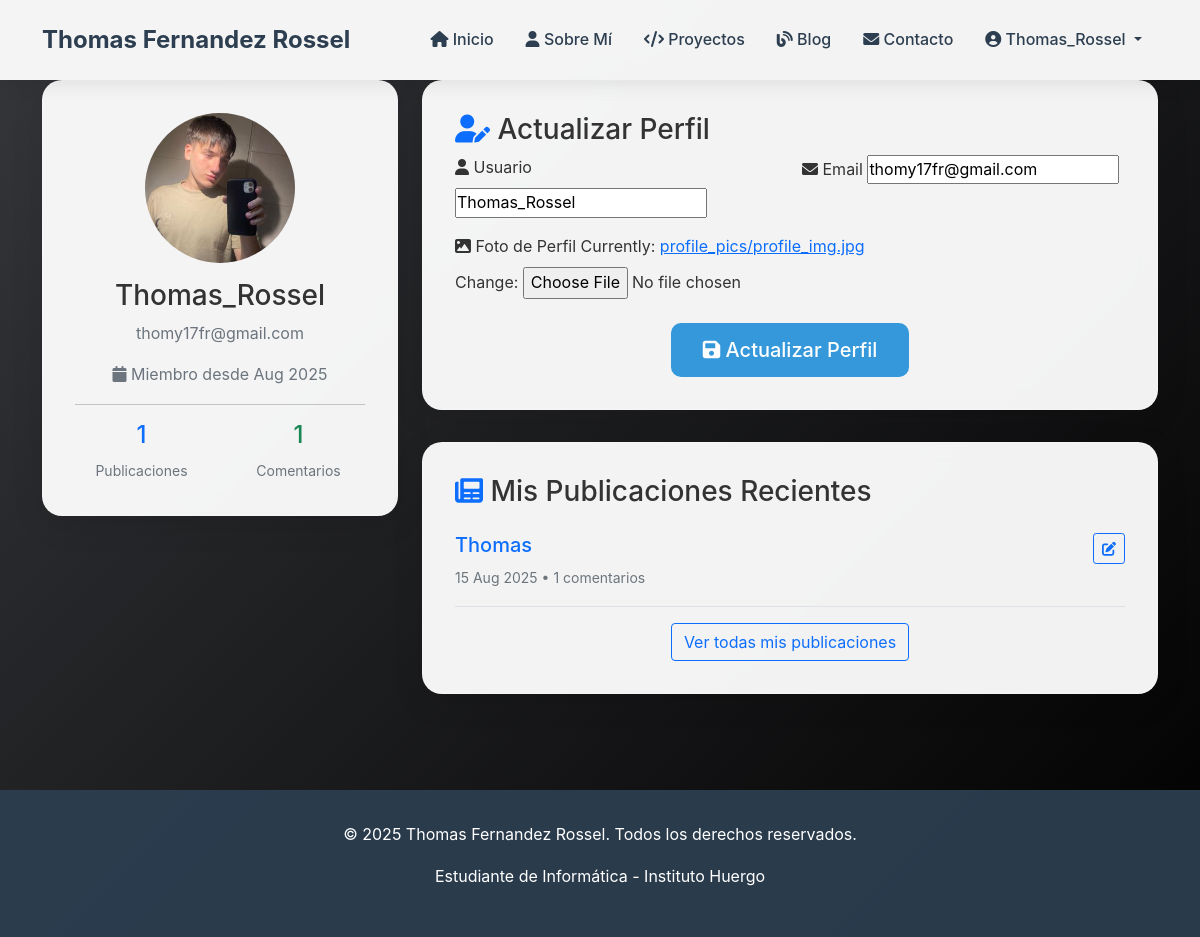
The page /blog/profile/ (signed in) on the database its author committed.
### blog/models.py (models this page shows, shortened)
class Profile(models.Model):
    user = models.OneToOneField(User, on_delete=models.CASCADE)
    image = models.ImageField(default='default.jpg', upload_to='profile_pics')

class Post(models.Model):
    title = models.CharField(max_length=200)
    content = models.TextField()
    date_posted = models.DateTimeField(default=timezone.now)
    author = models.ForeignKey(User, on_delete=models.CASCADE)
    image = models.ImageField(default='default.jpg', upload_to='blog_images')

### blog/views.py (the view)
# urls.py: path('profile/', views.profile, name='profile'),
@login_required
def profile(request):
    if request.method == 'POST':
        u_form = UserUpdateForm(request.POST, instance=request.user)
        p_form = ProfileUpdateForm(request.POST,
                                 request.FILES,
                                 instance=request.user.profile)
        if u_form.is_valid() and p_form.is_valid():
            u_form.save()
            p_form.save()
            messages.success(request, 'Tu perfil ha sido actualizado!')
            return redirect('profile')
    else:
        u_form = UserUpdateForm(instance=request.user)
        p_form = ProfileUpdateForm(instance=request.user.profile)
    context = {
        'u_form': u_form,
        'p_form': p_form
    }
    return render(request, 'blog/profile.html', context)

### blog/forms.py
class UserUpdateForm(forms.ModelForm):
    email = forms.EmailField()
    class Meta:
        model = User
        fields = ['username', 'email']

class ProfileUpdateForm(forms.ModelForm):
    class Meta:
        model = Profile
        fields = ['image']

### blog/templates/blog/profile.html (shortened to what this page needs)
{% extends 'portfolio/base.html' %}
{% load crispy_forms_tags %}
{% block content %}
<div class="container">
    <div class="row">
        <div class="col-lg-4">
            <div class="content-card text-center fade-in">
                <img src="{{ user.profile.image.url }}" alt="{{ user.username }}"
                     class="rounded-circle mb-3" style="width: 150px; height: 150px; object-fit: cover;">
                <h3>{{ user.username }}</h3>
                <p class="text-muted">{{ user.email }}</p>
                <p class="text-muted">
                    <i class="fas fa-calendar"></i>
                    Miembro desde {{ user.date_joined|date:"M Y" }}
                </p>
                <hr>
                <div class="row text-center">
                    <div class="col-6">
                        <h4 class="text-primary">{{ user.post_set.count }}</h4>
                        <small class="text-muted">Publicaciones</small>
                    </div>
                    <div class="col-6">
                        <h4 class="text-success">{{ user.comment_set.count }}</h4>
                        <small class="text-muted">Comentarios</small>
                    </div>
                </div>
            </div>
        </div>
        <div class="col-lg-8">
            <div class="content-card fade-in">
                <h3><i class="fas fa-user-edit text-primary"></i> Actualizar Perfil</h3>
                <form method="POST" enctype="multipart/form-data">
                    <fieldset class="form-group">
                        <div class="row">
                            <div class="col-md-6">
                                <div class="mb-3">
                                    <label for="{{ u_form.username.id_for_label }}" class="form-label">
                                        <i class="fas fa-user"></i> Usuario
                                    </label>
                                    {{ u_form.username }}
                                </div>
                            </div>
                            <div class="col-md-6">
                                <div class="mb-3">
                                    <label for="{{ u_form.email.id_for_label }}" class="form-label">
                                        <i class="fas fa-envelope"></i> Email
                                    </label>
                                    {{ u_form.email }}
                                </div>
                            </div>
                        </div>
                        <div class="mb-4">
                            <label for="{{ p_form.image.id_for_label }}" class="form-label">
                                <i class="fas fa-image"></i> Foto de Perfil
                            </label>
                            {{ p_form.image }}
                        </div>
                    </fieldset>
                    <div class="text-center">
                        <button class="btn btn-primary btn-lg" type="submit">
                            <i class="fas fa-save"></i> Actualizar Perfil
                        </button>
                    </div>
                </form>
            </div>
            <div class="content-card mt-4 fade-in">
                <h3><i class="fas fa-newspaper text-primary"></i> Mis Publicaciones Recientes</h3>
                {% if user.post_set.all %}
                    {% for post in user.post_set.all|slice:":3" %}
                        <div class="border-bottom py-3">
                            <div class="d-flex justify-content-between align-items-start">
                                <div>
                                    <h5>
                                        <a href="{% url 'post-detail' post.id %}" class="text-decoration-none">
                                            {{ post.title }}
                                        </a>
                                    </h5>
                                    <small class="text-muted">
                                        {{ post.date_posted|date:"d M Y" }} •
                                        {{ post.comments.count }} comentarios
                                    </small>
                                </div>
                                <div>
                                    <a href="{% url 'post-update' post.id %}" class="btn btn-sm btn-outline-primary">
                                        <i class="fas fa-edit"></i>
                                    </a>
                                </div>
                            </div>
                        </div>
                    {% endfor %}
                    <div class="text-center mt-3">
                        <a href="{% url 'blog-home' %}" class="btn btn-outline-primary">
                            Ver todas mis publicaciones
                        </a>
                    </div>
                {% endif %}
            </div>
        </div>
    </div>
</div>
{% endblock %}

### portfolio/templates/portfolio/base.html (shortened to what this page needs)
<!DOCTYPE html>
<html lang="es">
<head>
    <link href="https://cdn.jsdelivr.net/npm/bootstrap@5.1.3/dist/css/bootstrap.min.css" rel="stylesheet">
    <link rel="stylesheet" href="https://cdnjs.cloudflare.com/ajax/libs/font-awesome/6.0.0/css/all.min.css">
</head>
<body>
    <nav class="navbar navbar-expand-lg fixed-top">
        <div class="container">
            <a class="navbar-brand" href="{% url 'portfolio-home' %}">
                Thomas Fernandez Rossel
            </a>
            <div class="collapse navbar-collapse" id="navbarNav">
                <ul class="navbar-nav ms-auto">
                    <li class="nav-item">
                        <a class="nav-link" href="{% url 'portfolio-home' %}">
                            <i class="fas fa-home"></i> Inicio
                        </a>
                    </li>
                    <li class="nav-item">
                        <a class="nav-link" href="{% url 'portfolio-about' %}">
                            <i class="fas fa-user"></i> Sobre Mí
                        </a>
                    </li>
                    <li class="nav-item">
                        <a class="nav-link" href="{% url 'portfolio-projects' %}">
                            <i class="fas fa-code"></i> Proyectos
                        </a>
                    </li>
                    <li class="nav-item">
                        <a class="nav-link" href="{% url 'blog-home' %}">
                            <i class="fas fa-blog"></i> Blog
                        </a>
                    </li>
                    <li class="nav-item">
                        <a class="nav-link" href="{% url 'portfolio-contact' %}">
                            <i class="fas fa-envelope"></i> Contacto
                        </a>
                    </li>
                    {% if user.is_authenticated %}
                        <li class="nav-item dropdown">
                            <a class="nav-link dropdown-toggle" href="#" id="navbarDropdown" role="button" data-bs-toggle="dropdown">
                                <i class="fas fa-user-circle"></i> {{ user.username }}
                            </a>
                        </li>
                    {% else %}
                        <li class="nav-item">
                            <a class="nav-link" href="{% url 'blog-login' %}">
                                <i class="fas fa-sign-in-alt"></i> Iniciar Sesión
                            </a>
                        </li>
                    {% endif %}
                </ul>
            </div>
        </div>
    </nav>
    <main class="main-container" style="margin-top: 80px;">
        {% block content %}{% endblock %}
    </main>
    <footer class="footer">
        <div class="container">
            <p>&copy; 2025 Thomas Fernandez Rossel. Todos los derechos reservados.</p>
            <p>Estudiante de Informática - Instituto Huergo</p>
        </div>
    </footer>
</body>
</html>

### portfolio/templates/portfolio/base.html (style rules this page uses)
:root { --primary-color: #2c3e50; --secondary-color: #3498db; --accent-color: #e74c3c; --bg-gradient: linear-gradient(135deg, #36373b 0%, #000000 100%); --card-shadow: 0 8px 32px rgba(0, 0, 0, 0.1); }
* { margin: 0; padding: 0; box-sizing: border-box; }
body { font-family: 'Inter', -apple-system, BlinkMacSystemFont, sans-serif; line-height: 1.6; color: #333; background: var(--bg-gradient); min-height: 100vh; }
.navbar { background: rgba(255, 255, 255, 0.95); backdrop-filter: blur(10px); box-shadow: 0 2px 20px rgba(0, 0, 0, 0.1); padding: 1rem 0; }
.navbar-brand { font-weight: 700; font-size: 1.5rem; color: var(--primary-color) !important; text-decoration: none; }
.nav-link { color: var(--primary-color) !important; font-weight: 500; margin: 0 0.5rem; transition: all 0.3s ease; position: relative; }
.main-container { margin: 2rem 0; }
.content-card { background: rgba(255, 255, 255, 0.95); border-radius: 20px; padding: 2rem; box-shadow: var(--card-shadow); backdrop-filter: blur(10px); border: 1px solid rgba(255, 255, 255, 0.2); margin-bottom: 2rem; transition: transform 0.3s ease; }
.btn-primary { background: var(--secondary-color); border: none; border-radius: 10px; padding: 0.75rem 2rem; font-weight: 500; transition: all 0.3s ease; }
.footer { background: rgba(44, 62, 80, 0.95); color: white; text-align: center; padding: 2rem 0; margin-top: 4rem; }
.fade-in { animation: fadeIn 0.8s ease-in; }

### rows shown on the page
Post: title "Thomas", date_posted "15 Aug 2025", comments.count "1"

### other values the page prints
{{ user.username }} "Thomas_Rossel"
{{ user.email }} "thomy17fr@gmail.com"
{{ user.date_joined|date:"M Y" }} "Aug 2025"
{{ user.post_set.count }} "1"
{{ user.comment_set.count }} "1"
